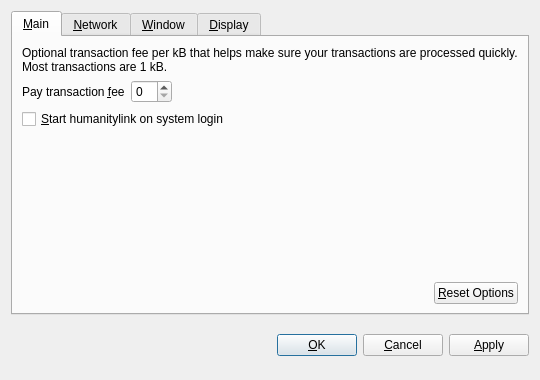
<?xml version="1.0" encoding="UTF-8"?>
<ui version="4.0">
 <class>OptionsDialog</class>
 <widget class="QDialog" name="OptionsDialog">
  <property name="geometry">
   <rect>
    <x>0</x>
    <y>0</y>
    <width>540</width>
    <height>380</height>
   </rect>
  </property>
  <property name="windowTitle">
   <string>Options</string>
  </property>
  <property name="modal">
   <bool>true</bool>
  </property>
  <layout class="QVBoxLayout" name="verticalLayout">
   <item>
    <widget class="QTabWidget" name="tabWidget">
     <property name="tabPosition">
      <enum>QTabWidget::North</enum>
     </property>
     <property name="currentIndex">
      <number>0</number>
     </property>
     <widget class="QWidget" name="tabMain">
      <attribute name="title">
       <string>&amp;Main</string>
      </attribute>
      <layout class="QVBoxLayout" name="verticalLayout_Main">
       <item>
        <widget class="QLabel" name="transactionFeeInfoLabel">
         <property name="text">
          <string>Optional transaction fee per kB that helps make sure your transactions are processed quickly. Most transactions are 1 kB.</string>
         </property>
         <property name="textFormat">
          <enum>Qt::PlainText</enum>
         </property>
         <property name="wordWrap">
          <bool>true</bool>
         </property>
        </widget>
       </item>
       <item>
        <layout class="QHBoxLayout" name="horizontalLayout_1_Main">
         <item>
          <widget class="QLabel" name="transactionFeeLabel">
           <property name="text">
            <string>Pay transaction &amp;fee</string>
           </property>
           <property name="textFormat">
            <enum>Qt::PlainText</enum>
           </property>
           <property name="buddy">
            <cstring>transactionFee</cstring>
           </property>
          </widget>
         </item>
         <item>
          <widget class="BitcoinAmountField" name="transactionFee"/>
         </item>
         <item>
          <spacer name="horizontalSpacer_1_Main">
           <property name="orientation">
            <enum>Qt::Horizontal</enum>
           </property>
           <property name="sizeHint" stdset="0">
            <size>
             <width>40</width>
             <height>20</height>
            </size>
           </property>
          </spacer>
         </item>
        </layout>
       </item>
       <item>
        <widget class="QCheckBox" name="bitcoinAtStartup">
         <property name="toolTip">
          <string>Automatically start humanitylink after logging in to the system.</string>
         </property>
         <property name="text">
          <string>&amp;Start humanitylink on system login</string>
         </property>
        </widget>
       </item>
       <item>
        <spacer name="verticalSpacer_Main">
         <property name="orientation">
          <enum>Qt::Vertical</enum>
         </property>
         <property name="sizeHint" stdset="0">
          <size>
           <width>20</width>
           <height>40</height>
          </size>
         </property>
        </spacer>
       </item>
       <item>
        <layout class="QHBoxLayout" name="horizontalLayout_2_Main">
         <item>
          <spacer name="horizontalSpacer_2_Main">
           <property name="orientation">
            <enum>Qt::Horizontal</enum>
           </property>
           <property name="sizeHint" stdset="0">
            <size>
             <width>40</width>
             <height>20</height>
            </size>
           </property>
          </spacer>
         </item>
         <item>
          <widget class="QPushButton" name="resetButton">
           <property name="toolTip">
            <string>Reset all client options to default.</string>
           </property>
           <property name="text">
            <string>&amp;Reset Options</string>
           </property>
           <property name="autoDefault">
            <bool>false</bool>
           </property>
          </widget>
         </item>
        </layout>
       </item>
      </layout>
     </widget>
     <widget class="QWidget" name="tabNetwork">
      <attribute name="title">
       <string>&amp;Network</string>
      </attribute>
      <layout class="QVBoxLayout" name="verticalLayout_Network">
       <item>
        <widget class="QCheckBox" name="mapPortUpnp">
         <property name="toolTip">
          <string>Automatically open the humanitylink client port on the router. This only works when your router supports UPnP and it is enabled.</string>
         </property>
         <property name="text">
          <string>Map port using &amp;UPnP</string>
         </property>
        </widget>
       </item>
       <item>
        <widget class="QCheckBox" name="connectSocks">
         <property name="toolTip">
          <string>Connect to the humanitylink network through a SOCKS proxy (e.g. when connecting through Tor).</string>
         </property>
         <property name="text">
          <string>&amp;Connect through SOCKS proxy:</string>
         </property>
        </widget>
       </item>
       <item>
        <layout class="QHBoxLayout" name="horizontalLayout_Network">
         <item>
          <widget class="QLabel" name="proxyIpLabel">
           <property name="text">
            <string>Proxy &amp;IP:</string>
           </property>
           <property name="textFormat">
            <enum>Qt::PlainText</enum>
           </property>
           <property name="buddy">
            <cstring>proxyIp</cstring>
           </property>
          </widget>
         </item>
         <item>
          <widget class="QValidatedLineEdit" name="proxyIp">
           <property name="maximumSize">
            <size>
             <width>140</width>
             <height>16777215</height>
            </size>
           </property>
           <property name="toolTip">
            <string>IP address of the proxy (e.g. 127.0.0.1)</string>
           </property>
          </widget>
         </item>
         <item>
          <widget class="QLabel" name="proxyPortLabel">
           <property name="text">
            <string>&amp;Port:</string>
           </property>
           <property name="textFormat">
            <enum>Qt::PlainText</enum>
           </property>
           <property name="buddy">
            <cstring>proxyPort</cstring>
           </property>
          </widget>
         </item>
         <item>
          <widget class="QLineEdit" name="proxyPort">
           <property name="maximumSize">
            <size>
             <width>55</width>
             <height>16777215</height>
            </size>
           </property>
           <property name="toolTip">
            <string>Port of the proxy (e.g. 9050)</string>
           </property>
          </widget>
         </item>
         <item>
          <widget class="QLabel" name="socksVersionLabel">
           <property name="text">
            <string>SOCKS &amp;Version:</string>
           </property>
           <property name="textFormat">
            <enum>Qt::PlainText</enum>
           </property>
           <property name="buddy">
            <cstring>socksVersion</cstring>
           </property>
          </widget>
         </item>
         <item>
          <widget class="QValueComboBox" name="socksVersion">
           <property name="toolTip">
            <string>SOCKS version of the proxy (e.g. 5)</string>
           </property>
          </widget>
         </item>
         <item>
          <spacer name="horizontalSpacer_Network">
           <property name="orientation">
            <enum>Qt::Horizontal</enum>
           </property>
           <property name="sizeHint" stdset="0">
            <size>
             <width>40</width>
             <height>20</height>
            </size>
           </property>
          </spacer>
         </item>
        </layout>
       </item>
       <item>
        <spacer name="verticalSpacer_Network">
         <property name="orientation">
          <enum>Qt::Vertical</enum>
         </property>
         <property name="sizeHint" stdset="0">
          <size>
           <width>20</width>
           <height>40</height>
          </size>
         </property>
        </spacer>
       </item>
      </layout>
     </widget>
     <widget class="QWidget" name="tabWindow">
      <attribute name="title">
       <string>&amp;Window</string>
      </attribute>
      <layout class="QVBoxLayout" name="verticalLayout_Window">
       <item>
        <widget class="QCheckBox" name="minimizeToTray">
         <property name="toolTip">
          <string>Show only a tray icon after minimizing the window.</string>
         </property>
         <property name="text">
          <string>&amp;Minimize to the tray instead of the taskbar</string>
         </property>
        </widget>
       </item>
       <item>
        <widget class="QCheckBox" name="minimizeOnClose">
         <property name="toolTip">
          <string>Minimize instead of exit the application when the window is closed. When this option is enabled, the application will be closed only after selecting Quit in the menu.</string>
         </property>
         <property name="text">
          <string>M&amp;inimize on close</string>
         </property>
        </widget>
       </item>
       <item>
        <spacer name="verticalSpacer_Window">
         <property name="orientation">
          <enum>Qt::Vertical</enum>
         </property>
         <property name="sizeHint" stdset="0">
          <size>
           <width>20</width>
           <height>40</height>
          </size>
         </property>
        </spacer>
       </item>
      </layout>
     </widget>
     <widget class="QWidget" name="tabDisplay">
      <attribute name="title">
       <string>&amp;Display</string>
      </attribute>
      <layout class="QVBoxLayout" name="verticalLayout_Display">
       <item>
        <layout class="QHBoxLayout" name="horizontalLayout_1_Display">
         <item>
          <widget class="QLabel" name="langLabel">
           <property name="text">
            <string>User Interface &amp;language:</string>
           </property>
           <property name="textFormat">
            <enum>Qt::PlainText</enum>
           </property>
           <property name="buddy">
            <cstring>lang</cstring>
           </property>
          </widget>
         </item>
         <item>
          <widget class="QValueComboBox" name="lang">
           <property name="toolTip">
            <string>The user interface language can be set here. This setting will take effect after restarting humanitylink.</string>
           </property>
          </widget>
         </item>
        </layout>
       </item>
       <item>
        <layout class="QHBoxLayout" name="horizontalLayout_2_Display">
         <item>
          <widget class="QLabel" name="unitLabel">
           <property name="text">
            <string>&amp;Unit to show amounts in:</string>
           </property>
           <property name="textFormat">
            <enum>Qt::PlainText</enum>
           </property>
           <property name="buddy">
            <cstring>unit</cstring>
           </property>
          </widget>
         </item>
         <item>
          <widget class="QValueComboBox" name="unit">
           <property name="toolTip">
            <string>Choose the default subdivision unit to show in the interface and when sending coins.</string>
           </property>
          </widget>
         </item>
        </layout>
       </item>
       <item>
        <widget class="QCheckBox" name="displayAddresses">
         <property name="toolTip">
          <string>Whether to show humanitylink addresses in the transaction list or not.</string>
         </property>
         <property name="text">
          <string>&amp;Display addresses in transaction list</string>
         </property>
        </widget>
       </item>
       <item>
        <spacer name="verticalSpacer_Display">
         <property name="orientation">
          <enum>Qt::Vertical</enum>
         </property>
         <property name="sizeHint" stdset="0">
          <size>
           <width>20</width>
           <height>40</height>
          </size>
         </property>
        </spacer>
       </item>
      </layout>
     </widget>
    </widget>
   </item>
   <item>
    <layout class="QHBoxLayout" name="horizontalLayout_Buttons">
     <item>
      <spacer name="horizontalSpacer_1">
       <property name="orientation">
        <enum>Qt::Horizontal</enum>
       </property>
       <property name="sizeHint" stdset="0">
        <size>
         <width>40</width>
         <height>48</height>
        </size>
       </property>
      </spacer>
     </item>
     <item>
      <widget class="QLabel" name="statusLabel">
       <property name="font">
        <font>
         <weight>75</weight>
         <bold>true</bold>
        </font>
       </property>
       <property name="text">
        <string/>
       </property>
       <property name="textFormat">
        <enum>Qt::PlainText</enum>
       </property>
       <property name="wordWrap">
        <bool>true</bool>
       </property>
      </widget>
     </item>
     <item>
      <spacer name="horizontalSpacer_2">
       <property name="orientation">
        <enum>Qt::Horizontal</enum>
       </property>
       <property name="sizeHint" stdset="0">
        <size>
         <width>40</width>
         <height>48</height>
        </size>
       </property>
      </spacer>
     </item>
     <item>
      <widget class="QPushButton" name="okButton">
       <property name="text">
        <string>&amp;OK</string>
       </property>
      </widget>
     </item>
     <item>
      <widget class="QPushButton" name="cancelButton">
       <property name="text">
        <string>&amp;Cancel</string>
       </property>
       <property name="autoDefault">
        <bool>false</bool>
       </property>
      </widget>
     </item>
     <item>
      <widget class="QPushButton" name="applyButton">
       <property name="text">
        <string>&amp;Apply</string>
       </property>
       <property name="autoDefault">
        <bool>false</bool>
       </property>
      </widget>
     </item>
    </layout>
   </item>
  </layout>
 </widget>
 <customwidgets>
  <customwidget>
   <class>BitcoinAmountField</class>
   <extends>QSpinBox</extends>
   <header>bitcoinamountfield.h</header>
  </customwidget>
  <customwidget>
   <class>QValueComboBox</class>
   <extends>QComboBox</extends>
   <header>qvaluecombobox.h</header>
  </customwidget>
  <customwidget>
   <class>QValidatedLineEdit</class>
   <extends>QLineEdit</extends>
   <header>qvalidatedlineedit.h</header>
  </customwidget>
 </customwidgets>
 <resources/>
 <connections/>
</ui>
